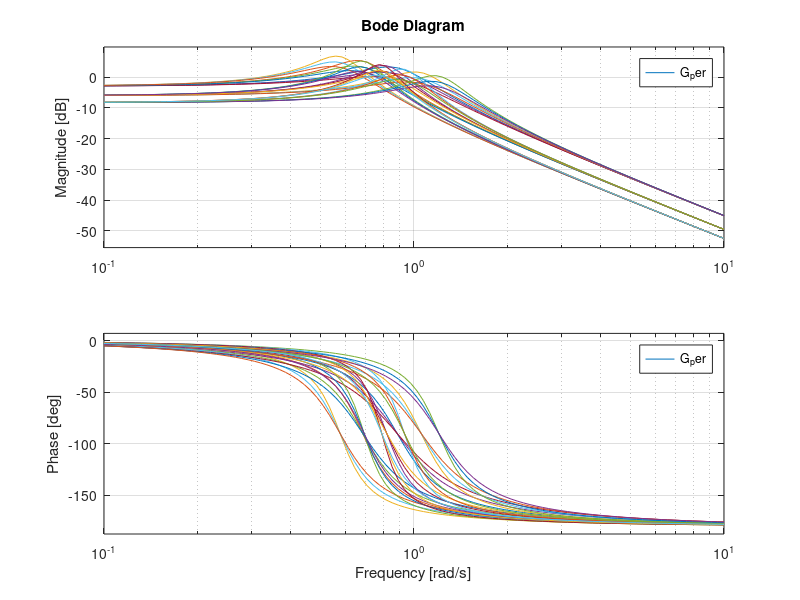
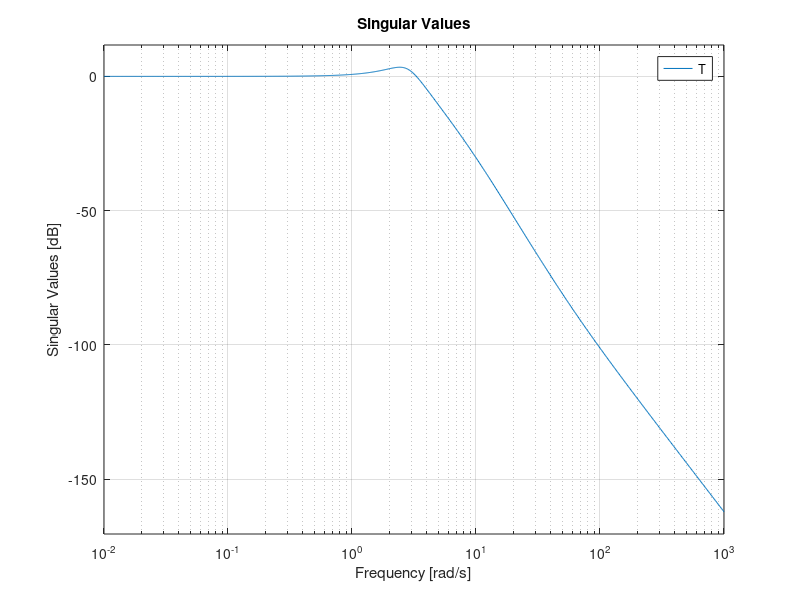
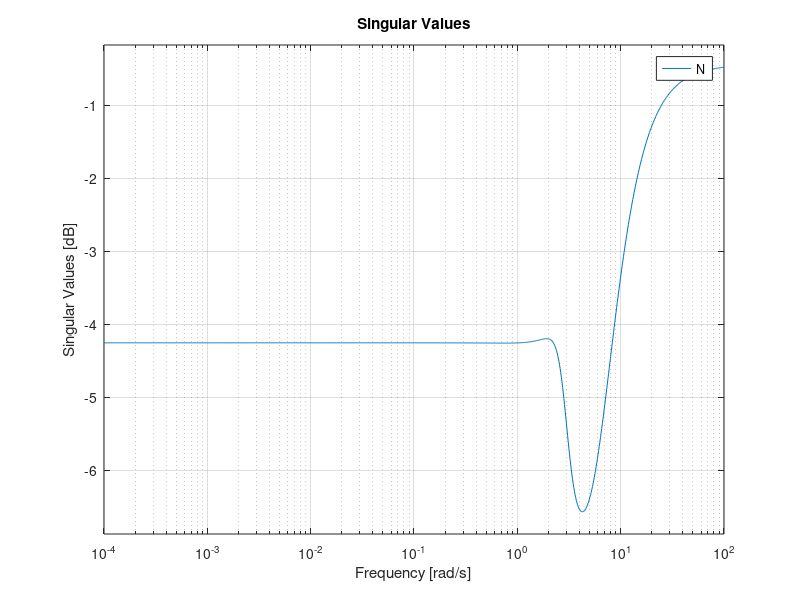
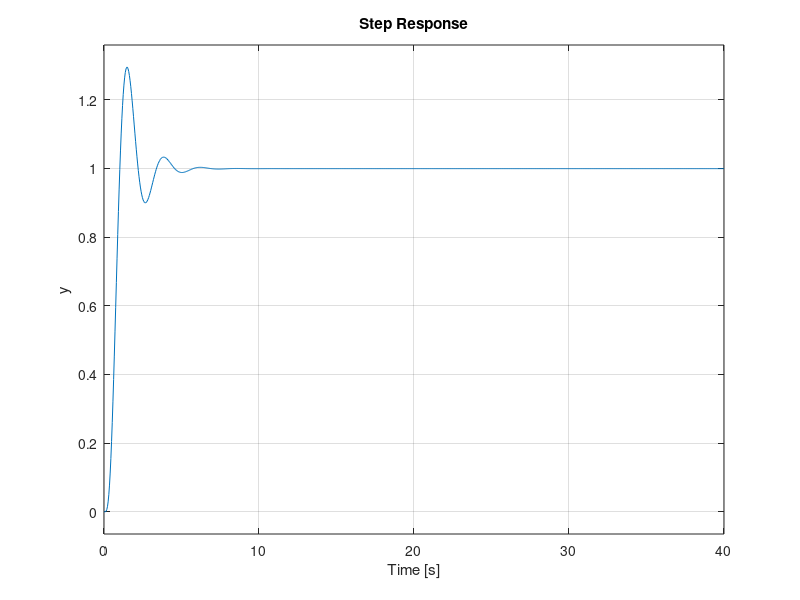

These figures' MATLAB source, in order:
% ===============================================================================
% Robust Control of a Mass-Damper-Spring System
% ===============================================================================
% Reference: Gu, D.W., Petkov, P.Hr. and Konstantinov, M.M.
%            Robust Control Design with Matlab, Springer 2005
% ===============================================================================

% Tabula Rasa
clear all, close all, clc

% ===============================================================================
% System Model
% ===============================================================================
%                +---------------+  
%                | d_m   0    0  |
%          +-----|  0   d_c   0  |<----+
%      u_m |     |  0    0   d_k |     | y_m
%      u_c |     +---------------+     | y_c
%      u_k |                           | y_k
%          |     +---------------+     |
%          +---->|               |-----+
%                |     G_nom     |
%        u ----->|               |-----> y
%                +---------------+

% Nominal Values
m_nom = 3;   % mass
c_nom = 1;   % damping coefficient
k_nom = 2;   % spring stiffness

% Perturbations
p_m = 0.4;   % 40% uncertainty in the mass
p_c = 0.2;   % 20% uncertainty in the damping coefficient
p_k = 0.3;   % 30% uncertainty in the spring stiffness

% State-Space Representation
A =   [            0,            1
        -k_nom/m_nom, -c_nom/m_nom ];

B1 =  [            0,            0,            0
                -p_m,   -p_c/m_nom,   -p_k/m_nom ];

B2 =  [            0
             1/m_nom ];

C1 =  [ -k_nom/m_nom, -c_nom/m_nom
                   0,        c_nom
               k_nom,            0 ];

C2 =  [            1,            0 ];

D11 = [         -p_m,   -p_c/m_nom,   -p_k/m_nom
                   0,            0,            0
                   0,            0,            0 ];

D12 = [      1/m_nom
                   0
                   0 ];

D21 = [            0,            0,            0 ];

D22 = [            0 ];

inname = {'u_m', 'u_c', 'u_k', 'u'};             % input names
outname = {'y_m', 'y_c', 'y_k', 'y'};            % output names

G_nom = ss (A, [B1, B2], [C1; C2], [D11, D12; D21, D22], ...
            'inputname', inname, 'outputname', outname);


% ===============================================================================
% Frequency Analysis of Uncertain System
% ===============================================================================

% Uncertainties: -1 <= delta_m, delta_c, delta_k <= 1
[delta_m, delta_c, delta_k] = ndgrid ([-1, 0, 1], [-1, 0, 1], [-1, 0, 1]);

% Bode Plots of Perturbed Plants
w = logspace (-1, 1, 100);                       % frequency vector
figure (1)

for k = 1 : numel (delta_m)
  Delta = diag ([delta_m(k), delta_c(k), delta_k(k)]);
  G_per = lft (Delta, G_nom);
  bode (G_per, w)
  subplot (2, 1, 1)
  hold on
  subplot (2, 1, 2)
  hold on
endfor


% ===============================================================================
% Mixed Sensitivity H-infinity Controller Design
% ===============================================================================
%                                    +-------+
%             +--------------------->|  W_p  |----------> e_p
%             |                      +-------+
%             |                      +-------+
%             |                +---->|  W_u  |----------> e_u
%             |                |     +-------+
%             |                |    +---------+
%             |                |  ->|         |->
%  r   +    e |   +-------+  u |    |  G_nom  |
% ----->(+)---+-->|   K   |----+--->|         |----+----> y
%        ^ -      +-------+         +---------+    |
%        |                                         |
%        +-----------------------------------------+

% Weighting Functions
s = tf ('s');                                    % transfer function variable
W_p = 0.95 * (s^2 + 1.8*s + 10) / (s^2 + 8.0*s + 0.01);
W_u = 10^-2;

% Mixed Sensitivity H-infinity Controller Design
G = G_nom(4, 4);                                 % extract output y and input u

[K, N, gamma] = mixsyn (G, W_p, W_u);

L = G * K;                                       % open loop
T = feedback (L);                                % closed loop

figure (2)
sigma (T)

figure (3)
sigma (N)

norm (N, inf)

figure (4)
step (T)


% ===============================================================================
% H-infinity Loop-Shaping Design
% ===============================================================================

W1 = 8 * (2*s + 1) / (0.9*s);                    % precompensator
W2 = 1;                                          % postcompensator
factor = 1.1;                                    % suboptimal controller

% Compute the suboptimal positive feedback controller
K = ncfsyn (G, W1, W2, factor);                  % positive feedback controller

K = -K;                                          % negative feedback controller
L = G * K;                                       % open loop
T = feedback (L);                                % closed loop

figure (5)
step (T)

% ===============================================================================
